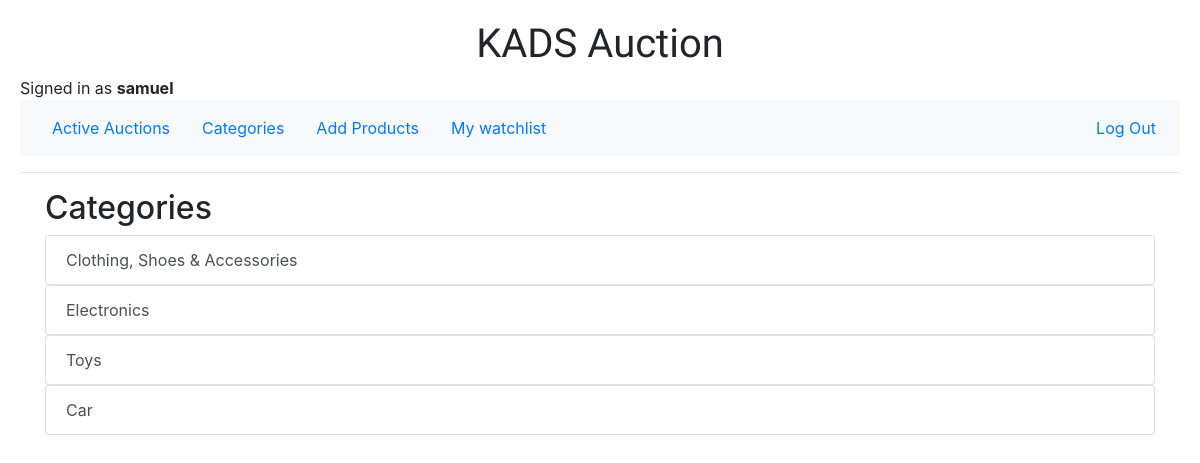
Page /categories (signed in) on the committed database.
### auctions/models.py (models this page shows, shortened)
class User(AbstractUser):
    pass

class Category(models.Model):
    title = models.CharField(max_length=64)
    def __str__(self):
        return f"{self.title}"

### auctions/views.py (the view)
# urls.py: path("categories", views.categories, name="categories"),
def categories(request):
    return render(request, "auctions/categories.html", {
        "categories": Category.objects.all()
    })

### auctions/templates/auctions/categories.html
{% extends "auctions/layout.html" %}
{% block body %}
<div class="container">
<h2>Categories</h3>
{% for category in categories %}
<ul class="list-group">
    <a href="{% url 'category' category.id %}" class="list-group-item list-group-item-action">{{ category }}</a>
</ul>
{% endfor %}
</div>
{% endblock %}

### auctions/templates/auctions/layout.html (shortened to what this page needs)
{% load static %}
<!DOCTYPE html>
<html lang="en">
    <head>
        <link rel="stylesheet" href="https://stackpath.bootstrapcdn.com/bootstrap/4.4.1/css/bootstrap.min.css">
        <link href="{% static 'auctions/styles.css' %}" rel="stylesheet">
    </head>
    <body>
        <h1><center>KADS Auction</center></h1>
        <div>
            {% if user.is_authenticated %}
                Signed in as <strong>{{ user.username }}</strong>
            {% else %}
                Not signed in
            {% endif %}
        </div>
        <nav class="navbar navbar-expand-sm bg-light">
        <ul class="nav">
            <li class="nav-item">
                <a class="nav-link" href="{% url 'index' %}">Active Auctions</a>
            </li>
            <li class="nav-item">
                <a class="nav-link" href="{% url 'categories' %}">Categories</a>
            </li>
            {% if user.is_authenticated %}
                <li class="nav-item">
                    <a class="nav-link" href="{% url 'create' %}">Add Products</a>
                </li>
                <li class="nav-item">
                    <a class="nav-link" href="{% url 'watchlist' %}">My watchlist</a>
                </li>
            {% endif %}
        </ul>
        {% if user.is_authenticated %}
            <ul class="nav navbar-nav navbar-right">
                <li class="nav navbar-nav navbar-right">
                    <a class="nav-link" href="{% url 'logout' %}">Log Out</a>
                </li>
            </ul>
        {% endif %}
    </nav>
        <hr>
        {% block body %}
        {% endblock %}
    </body>
</html>

### auctions/static/auctions/styles.css (style rules this page uses)
body { margin: 10px; padding: 10px; }

### auctions/templates/auctions/layout.html (style rules this page uses)
.navbar-nav { margin-left: auto; }
body { background-image: url('https://img.freepik.com/free-vector/blue-pink-halftone-background_53876-99004.jpg?w=2000'); background-repeat: no-repeat; background-size: cover; }
h1 { font-family: 'Rock Salt', cursive;; }

### rows in the picture
User: username "samuel"
Category: title "Clothing, Shoes & Accessories"
Category: title "Electronics"
Category: title "Toys"
Category: title "Car"
